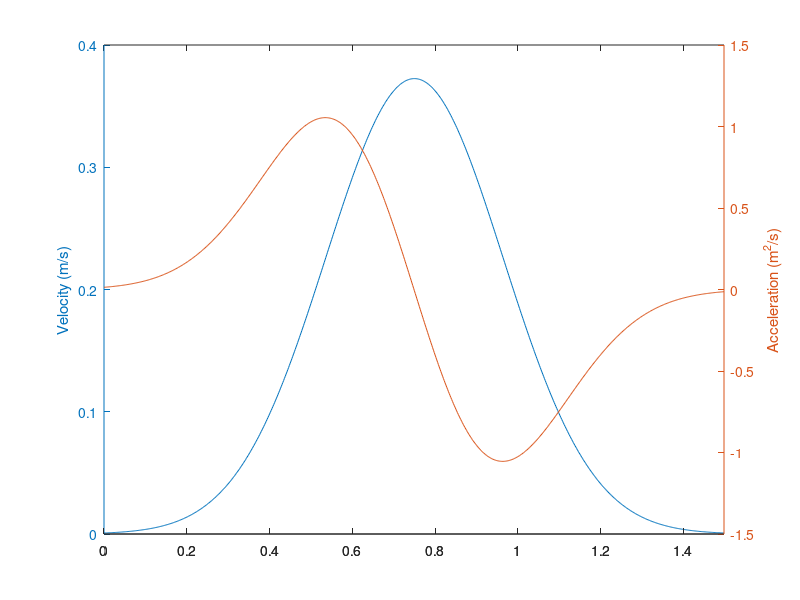

Reproduce this figure in MATLAB. (Note: this script raises an error after producing the figure.)
%%%%%%%%%%%%%%%%%%%%%%%%%%%%%%%%%%%%%%%%%%%%%%
%% LNP simulations for decision making
% Modified by HH 2017 @ UNIGE
% Adapted for the vestibular-visual multisensory heading discrimintation task
%%%%%%%%%%%%%%%%%%%%%%%%%%%%%%%%%%%%%%%%%%%%%%
tic
clear
clear global

load h

tic;

global Y_targ X_train;
rand('state',sum(100*clock))

% %{
%%%%%%%%%%%%%%%%%%%%%%%%%%%%%%%%%%%%%%%%%%%%%%%%%%%%%%%
%% Parameters
%%%%%%%%%%%%%%%%%%%%%%%%%%%%%%%%%%%%%%%%%%%%%%%%%%%%%%%

% === Switches ===
if_debug = 1;
if_test_set = 0;

% === Sizes ===
% Input layers
N_vis = 200; % Visual motion signal
prefs_vis = linspace(-180,180,N_vis);

N_vest = 200; % Vestibular motion signal
prefs_vest = linspace(-180,180,N_vis);

N_targets = 2; % Target input

% Today we decide to add a perfect integrator layer here. HH20170317 in UNIGE
% This layer has a very long time constant and feeds it's input to LIP, whereas LIP,
% which has a short time constant, keeps receiving target input but does not integrate it.
% For most part of the code, I just rename the old "_lip" stuff to "_int"
N_int = 200;
prefs_int = linspace(-180,180,N_int);

% Output layers (Real LIP layer)
N_lip = 200;
prefs_lip = linspace(-180,180,N_lip);

[~,right_targ_ind] = min(abs(prefs_lip - 90)); % Left and right for the heading task
[~,left_targ_ind] = min(abs(prefs_lip - -90));

%%%%%%%%%%%%%%%%%%%%%%%%%%%%%%%%%%%%%%%%%%%%%%%%%%%%%%%
% Decision bound
if_bounded = 1; % if_bounded = 1 means that the trial stops at the bound (reaction time version)
f_bound = @(x) max(x);
%  f_bound = @(x) abs(x(right_targ_ind)-x(left_targ_ind));
decis_thres = 33*[1 1 1]; % bound height, for different conditions
att_gain_stim_after_hit_bound = [0 0 0];
%%%%%%%%%%%%%%%%%%%%%%%%%%%%%%%%%%%%%%%%%%%%%%%%%%%%%%%

% === Times ===
dt = 2e-3; % Size of time bin in seconds
trial_dur_total = 1.7; % in s
stim_on_time = 0.2; % in s
motion_duration = 1.5; % in s

trial_dur_total_in_bins = round(trial_dur_total/dt); %% in time bins (including pre_trial_dur)
stim_on_time_in_bins = stim_on_time/dt; % Time of motion start, in time bins.

ts = ((0:trial_dur_total_in_bins-1)-stim_on_time_in_bins)*dt; % in s

if stim_on_time_in_bins>trial_dur_total_in_bins
    error('pre_trial_dur cannot be longer than trial_dur');
end

%%%%%%%%%%%%%%%%%%%%%%%%%%%%%%%%%%%%%%%%%%%%%%%%%%%
% === Stimuli ===
unique_heading = [0 1 2 4 8];
unique_condition = [1 2 3];
% unique_heading = [0 8];
% unique_condition = [3];
N_trial = 160; % For each condition
%%%%%%%%%%%%%%%%%%%%%%%%%%%%%%%%%%%%%%%%%%%%%%%%%%%


colors = [0 0 1; 1 0 0; 0 0.8 0.4];


% Parameters roughly follow the Yong Gu's MST data.
% Visual
coherence = 12;
r_spont_vis = 10;
b_pref_vis = 1.7;
b_null_vis = -0.2;
K_vis = 1.5;
K_cov_vis = 2;
var_vis = 1e-5;

% Vestibular
equivalent_conherence = 12;
r_spont_vest = 10;
b_pref_vest = 1.7;
b_null_vest = -0.2;
K_vest = 1.5;
K_cov_vest = 2;
var_vest = 1e-5;

% Parameters for MT from Mazurek and Shadlen, except width.
% K_cov_mt and var_mt controls the correlations.
%   cov_mt(j,:) = var_vis*exp(K_cov_vis*(cos((prefs_vis-prefs_vis(j))/360 *2*pi)-1));
%     w_mt = real(sqrtm(cov_mt));
%     aux_proba_in = proba_in + w_mt*randn(N_vis,1);
% r_spont_vis = 20;
% b_pref_vis = 0.4;
% b_null_vis = -0.2;
% K_vis = 4;
% K_cov_vis = 2;
% var_vis = 1e-5;

% Parameter of the activity evoked by the visual targets
max_rate_target = 42; %% in Hz
b_target = 0;
K_target = 4;
slope_norm_target=0.5;
dc_norm_target = 0.5;

% == Temporal dynamics ==
t_motion = 0:dt:trial_dur_total-stim_on_time; % in s
num_of_sigma = 3.5; amp = 0.2;
miu = motion_duration/2; sigma = motion_duration/2/num_of_sigma;
vel = exp(-(t_motion-miu).^2/(2*sigma^2));
vel = vel*amp/sum(vel*dt) ; % in m/s. Normalized to distance
acc = diff(vel)/dt; % in m/s^2

% To make sure t_motion, vel, and acc have the same length
t_motion(end) = [];
vel(end) = [];

% Gains
% Maybe should be set such that gain_vis:gain_vest = (integral of abs(a))/(integral of v)  
gain_vel_vis = 7; % (m/s)^-1
gain_acc_vest = 2; %  gain_vel_vis * sum(vel)/sum(abs(acc)); % (m^2/s)^-1

if if_debug
    figure(111);clf
    set(gcf,'name','Motion profile','uni','norm','pos',[0.632       0.381       0.358       0.403]);
    h = plotyy(t_motion,vel,t_motion,acc);
    ylabel(h(1),'Velocity (m/s)');
    ylabel(h(2),'Acceleration (m^2/s)');
end


% === Network configuration ===

% -- Time constant for integration
time_const_int = 10000e-3; % in s
time_const_lip = 100e-3; % in s

% -- Visual to INTEGRATOR
g_w_int_vis = 7;
dc_w_int_vis = -0;

K_int_vis = 5; % Larger, narrower
K_int_vis_along_vis = 0.1; % Larger, wider
gain_func_along_vis = @(x) (1./(1+exp(-(abs(90-abs(90-abs(x))))/K_int_vis_along_vis))-0.5)*2;

% -- Vestibular to INTEGRATOR
g_w_int_vest = g_w_int_vis;
dc_w_int_vest = dc_w_int_vis;

K_int_vest = K_int_vis;
K_int_vest_along_vest = K_int_vis_along_vis;
gain_func_along_vest = @(x) (1./(1+exp(-(abs(90-abs(90-abs(x))))/K_int_vest_along_vest))-0.5)*2;

% --- Targets to LIP ----
g_w_lip_targ= 10;
K_lip_targ= 5;
att_gain_targ = 0.7; % Drop in attention to visual target once motion stimulus appears.

% % --- Recurrent connectivity in INTEGRATOR
% %%%%%%%%%%%%%%%%%%%%%%%%%%%%%%%%%%%%%%
% g_w_int_int = 35;
% K_int_int = 10;
% dc_w_int_int = -11;
%
% amp_I_int = 0;  % Mexico hat shape
% K_int_I = 2;
% %%%%%%%%%%%%%%%%%%%%%%%%%%%%%%%%%%%%%%
%
% % Input-output function of INTEGRATOR
bias_int = 0;
threshold_int = 0.0;

% --- INTEGRATOR to the real LIP
%%%%%%%%%%%%%%%%%%%%%%%%%%%%%%%%%%%%%%
g_w_lip_int = 12;
K_lip_int = 5;
dc_w_lip_int = -4.2;

amp_I_lip_int = 0;  % Mexico hat shape
K_lip_int_I = 2;
%%%%%%%%%%%%%%%%%%%%%%%%%%%%%%%%%%%%%%

% --- LIP recurrent connection
%%%%%%%%%%%%%%%%%%%%%%%%%%%%%%%%%%%%%%
g_w_lip_lip = 10;
K_lip_lip = 20;
dc_w_lip_lip = -8;

amp_I_lip = 0;  % Mexico hat shape
K_lip_I = 2;
%%%%%%%%%%%%%%%%%%%%%%%%%%%%%%%%%%%%%%

% Input-output function of LIP
bias_lip = 0;
threshold_lip = 0.0;


% === For statistics ===

shuffle_flag = 0; %shuffles trials and computes shuffled Fisher information
info_out_flag = 1; %controls whether Fisher information in the output layer is being computed
info_in_flag = 1; %controls whether Fisher information in the input layer is being computed

% duration of the window used to compute Fisher information
fisher_wind_size = 50;
fisher_wind_offset = 0;
fisher_N_window = 4;

%%%%%%%%%%%%%%%%%%%%%%%%%%%%%%%%%%%%%%%%%%%%%%%%%%%%%%%
% Variable initialization (I moved here)
%%%%%%%%%%%%%%%%%%%%%%%%%%%%%%%%%%%%%%%%%%%%%%%%%%%%%%%

% I reorganized the variable naming and storage conventions. HH20170302
% All data have the size of (neurons, time, trial, stimuli){train/test}
% Three types of data are used:
% 1. firing rate in Hz (rate_xxx),
% 2. firing probability for each bin (proba_xxx),
% 3. binary spike train for each bin (spikes_xxx)
% The network dynamics are computed like: Rate_in --> Prob_in --> Spike_in --> Spike_out --> Rate_out

aux1_rate_int = zeros(N_int,trial_dur_total_in_bins+2);
aux2_rate_int = zeros(N_int,trial_dur_total_in_bins+2);

decision_ac = zeros(N_int,trial_dur_total_in_bins+2);

spikes_target = cell(2,1); spikes_vis = cell(2,1); spikes_vest = cell(2,1);
rate_int = cell(2,1); spikes_int = cell(2,1);
rate_lip = cell(2,1); spikes_lip = cell(2,1);

spikes_count_vis = cell(2,1); spikes_count_vest = cell(2,1); proba_count_int = cell(2,1); spikes_count_int = cell(2,1);

for m = 1:if_test_set+1 % Train and Test
    
    % Raw data
    spikes_target{m} = zeros(N_lip,trial_dur_total_in_bins,N_trial,length(unique_heading),length(unique_condition));
    spikes_vis{m} = zeros(N_vis,trial_dur_total_in_bins,N_trial,length(unique_heading),length(unique_condition));
    spikes_vest{m} = zeros(N_vest,trial_dur_total_in_bins,N_trial,length(unique_heading),length(unique_condition));
    
    rate_int{m} = zeros(N_int,trial_dur_total_in_bins,N_trial,length(unique_heading),length(unique_condition));
    spikes_int{m} = zeros(N_int,trial_dur_total_in_bins,N_trial,length(unique_heading),length(unique_condition));
    rate_lip{m} = zeros(N_lip,trial_dur_total_in_bins,N_trial,length(unique_heading),length(unique_condition));
    spikes_lip{m} = zeros(N_lip,trial_dur_total_in_bins,N_trial,length(unique_heading),length(unique_condition));
    
    % Spike count in sliding windows for Fisher information
    spikes_count_vis{m} = nan(N_vis, fisher_N_window, N_trial,length(unique_heading),length(unique_condition));
    spikes_count_vest{m} = nan(N_vest, fisher_N_window, N_trial,length(unique_heading),length(unique_condition));
    proba_count_int{m} = nan(N_int, fisher_N_window, N_trial, length(unique_heading),length(unique_condition));
    spikes_count_int{m} = nan(N_int, fisher_N_window, N_trial, length(unique_heading),length(unique_condition));
    if shuffle_flag==1
        spikes_count_int_shuff{m} = zeros(N_int, fisher_N_window, N_trial, length(unique_heading),length(unique_condition));
    end
    
end

% Output variables
RT = (trial_dur_total-stim_on_time) * ones(N_trial,length(unique_heading),length(unique_condition));

%  Network connections
w_int_vis = zeros(N_int,N_vis);
w_int_vest = zeros(N_int,N_vest);
% w_int_targ = zeros(N_int,N_int); % Not N_target, but N_int (supposing the same number as the lip neurons)
w_lip_targ = zeros(N_lip,N_lip); % Now integration layer does not receive target input, but LIP layer does. HH20170317
w_int_int = zeros(N_int,N_int);
w_lip_int = zeros(N_lip,N_int);
w_lip_lip = zeros(N_lip,N_lip);


for nn=1:N_int
    
    % -- VIS->Int, Vest->Int --
%     w_int_vis(nn,:) = g_w_int_vis/N_vis *(exp(K_int_vis * (cos((prefs_int(nn)-(-90*(prefs_vis<0)+90*(prefs_vis>0)))/180*pi)-1)))...
%         .* abs(sin(prefs_vis/180*pi))... % Gaussian(theta_int - +/-90) * Sin(heading)
%         + dc_w_int_vis/N_vis;   % Offset
%     w_int_vest(nn,:) = g_w_int_vest/N_vest *(exp(K_int_vest * (cos((prefs_int(nn)-(-90*(prefs_vest<0)+90*(prefs_vest>0)))/180*pi)-1)))...
%         .* abs(sin(prefs_vest/180*pi))... % Gaussian(theta_int - +/-90) * Sin(heading)
%         + dc_w_int_vest/N_vest;   % Offset
    
    % Added a K_int_vis_sin factor to tweak the slices of weight matrix along the vis/vest axis (sigmoid --> step)
    w_int_vis(nn,:) = g_w_int_vis/N_vis *(exp(K_int_vis * (cos((prefs_int(nn)-(-90*(prefs_vis<0)+90*(prefs_vis>0)))/180*pi)-1)))...
        .* gain_func_along_vis(prefs_vis)... % Gaussian(theta_int - +/-90) * Sin(heading)
        + dc_w_int_vis/N_vis;   % Offset
    w_int_vest(nn,:) = g_w_int_vest/N_vest *(exp(K_int_vest * (cos((prefs_int(nn)-(-90*(prefs_vest<0)+90*(prefs_vest>0)))/180*pi)-1)))...
        .* gain_func_along_vest(prefs_vest) ... % Gaussian(theta_int - +/-90) * Sin(heading)
        + dc_w_int_vest/N_vest;   % Offset
    
    % -- Int->Int --
    %     w_int_int(nn,:) = g_w_int_int/N_int*...   %  Integrator recurrent
    %         ((exp(K_int_int*(cos((prefs_int-prefs_int(nn))/360*2*pi)-1)))-...
    %         amp_I_int*(exp(K_int_I*(cos((prefs_int-prefs_int(nn))/360*2*pi)-1))))...
    %         + dc_w_int_int/N_int;
end

for nn=1:N_lip
    
    % -- Targ->LIP --
    w_lip_targ(nn,:) = g_w_lip_targ/N_int *(exp(K_lip_targ*(cos((prefs_lip-prefs_lip(nn))/360 *2*pi)-1)));  %  Target input

    % -- Int->LIP --
    w_lip_int(nn,:) = g_w_lip_int/N_int*...
        ((exp(K_lip_int*(cos((prefs_int-prefs_lip(nn))/360*2*pi)-1)))-...
        amp_I_lip_int*(exp(K_lip_int_I*(cos((prefs_int-prefs_lip(nn))/360*2*pi)-1))))...
        + dc_w_lip_int/N_int;
    
    % -- LIP->LIP --
    w_lip_lip(nn,:) = g_w_lip_lip/N_lip*...
        ((exp(K_lip_lip*(cos((prefs_lip-prefs_lip(nn))/360*2*pi)-1)))-...
        amp_I_lip*(exp(K_lip_I*(cos((prefs_lip-prefs_lip(nn))/360*2*pi)-1))))...
        + dc_w_lip_lip/N_lip;
end

if if_debug
    figure(90); clf;
    set(gcf,'uni','norm','pos',[0.006       0.099       0.779       0.766],'name','Weights & Raster plot');
    
    subplot(4,3,1);
    imagesc(prefs_lip,prefs_lip,w_lip_lip'); colorbar; axis  xy; title('LIP->LIP');
    xlabel('\theta_{lip}'); ylabel('\theta_{lip}'); 
    set(gca,'xtick',-180:90:180); 
    hold on; plot(prefs_lip,w_lip_lip(:,end/2)/range(w_lip_lip(:,end/2))*100,'linew',3,'color','c');
    plot(xlim,[0 0],'--c');
    
    subplot(4,3,4);
    imagesc(prefs_lip,prefs_int,w_lip_int'); colorbar; axis  xy; title('Int->LIP');
    xlabel('\theta_{lip}'); ylabel('\theta_{int}');
    set(gca,'xtick',-180:90:180);
    hold on; plot(prefs_lip,w_lip_int(:,end/2)/range(w_lip_int(:,end/2))*100,'linew',3,'color','c');
    plot(xlim,[0 0],'--c');
    
    subplot(4,3,7);
    % surf(prefs_int,prefs_int,w_int_int');
    imagesc(prefs_int,prefs_int,w_int_int');    colorbar; axis xy; title('Int->Int');
    xlabel('\theta_{int}'); ylabel('\theta_{int}');
    set(gca,'xtick',-180:90:180,'ytick',-180:90:180);
    hold on; plot(prefs_int,w_int_int(:,end/2)/range(w_int_int(:,end/2))*100,'linew',3,'color','c');
    plot(xlim,[0 0],'--c');
    
    %     subplot(4,3,7);
    %     imagesc(prefs_int,prefs_vest,w_int_vest'); colorbar; axis  xy; title('Vest->Int');
    %     xlabel('\theta_{int}'); ylabel('\theta_{vest}'); ylim([-20 20]);
    %     set(gca,'xtick',-180:90:180);
    
    subplot(4,3,10);
    imagesc(prefs_int,prefs_vis,w_int_vis'); colorbar; axis  xy; title('Vis/Vest->Int');
    xlabel('\theta_{int}'); ylim([-20 20]);
    set(gca,'xtick',-180:90:180);
    hold on; plot(prefs_int,w_int_vis(:,end/2)/max(w_int_vis(:,end/2))*20,'linew',3,'color','c');
    plot(xlim,[0 0],'--c');
    
    temp_ax = axes('Pos',[0.05 0.124 0.053 0.134]);
    plot(prefs_vis,gain_func_along_vis(prefs_vis)); hold on;
    plot([-20 -20],ylim,'r-'); plot([20 20],ylim,'r-');
    view(270,90);     set(gca,'xtick',-180:90:180);
    xlabel('\theta_{vis/vest}');
    
    colormap hot;
end

%  Sensory correlation matrix
[xx,yy] = meshgrid(prefs_vis,prefs_vis);
cov_vis = var_vis*exp(K_cov_vis*(cos((xx-yy)/360 *2*pi)-1));

[xx,yy] = meshgrid(prefs_vest,prefs_vest);
cov_vest = var_vest*exp(K_cov_vest * (cos((xx-yy)/360 *2*pi)-1));

w_cov_vis = real(sqrtm(cov_vis));
w_cov_vest = real(sqrtm(cov_vest));


%%%%%%%%%%%%%%%%%%%%%%%%%%%
%% Main loop
%%%%%%%%%%%%%%%%%%%%%%%%%%%
count = 1;

for cc = 1:length(unique_condition)
    for hh = 1:length(unique_heading)  % Motion directions
        
        % ==== Not trial- or time- dependent stuffs ===
        stim_this = unique_heading(hh);
        cond_this = unique_condition(cc);
        
        fprintf('cond = %g, heading = %g\n  ',cond_this, stim_this);
        
        % -- Sensory responses --
        % proba_vis: proba of firing of visual neurons in response to motion
        max_rate_vis = r_spont_vis + b_pref_vis * coherence;
        b_vis = r_spont_vis + b_null_vis * coherence;
        proba_vis = ((max_rate_vis-b_vis)*exp(K_vis*(cos((prefs_vis'-stim_this)/360*2*pi)-1))+b_vis)*dt;
        
        %     max_rate_vest = r_spont_vest + b_pref_vis * coherence;
        %     b_vis = r_spont_vis + b_null_vis * coherence;
        
        % Vestibular response does not depend on coherence.
        % Here I just set the vestibular activity similar to visual response under 'equivalent_coh' coh
        max_rate_vest = r_spont_vest + b_pref_vest * equivalent_conherence;
        b_vest = r_spont_vest + b_null_vest * equivalent_conherence;
        proba_vest = ((max_rate_vest-b_vest)*exp(K_vest*(cos((prefs_vest'-stim_this)/360*2*pi)-1))+b_vest)*dt;
        
        %         % -- Stimulus condition selection --
        %         if cond_this == 1
        %             proba_vis = 0*proba_vis; % Shut down visual activity (but there are still noisy spikes if select here)
        %         elseif cond_this ==2
        %             proba_vest = 0*proba_vest; % Shut down vestibular activity
        %         end
        
        if if_debug
            figure(91);clf;
            plot(prefs_vis,proba_vis/dt,'r');
            plot(prefs_vest,proba_vest/dt,'b');
            title('Sensory population tuning');
        end
        
        % proba_targ: proba of firing of target neurons in response to visual targets
        
        % pos_targ = stim_this + [0:360/N_targets:359.9];
        pos_targ = [-90 90]; % Always these two for fine discrimination task. HH2017
        
        proba_target_tuning = zeros(N_lip,1);
        for nn=1:N_targets
            proba_target_tuning = proba_target_tuning + ((max_rate_target-b_target)*...
                exp(K_target*(cos((prefs_lip'-pos_targ(nn))/360*2*pi)-1))+b_target)*dt;
        end
        proba_target_tuning = proba_target_tuning/(slope_norm_target*(N_targets/2)+dc_norm_target);   %  Divisive normalization
        
        
        % === Begin trials ===
        for mm = 1:if_test_set+1 % Train and test sets
            for tt = 1:N_trial % For each trial
                
                if round(tt/50)==tt/50
                    fprintf('%d  ',tt);
                end
                
                % == Generate input spike trains ==
                
                %                 % -- Target input spike train --
                %                 % Note that trial_dur_total now includes the pre-trial time.
                %                 % There is no need (actually erroneous?) to separate pre-trial and trial.
                %                 % Because in this case, the INTEGRATOR dynamics are missing during pre-trial,
                %                 % and the MT's noise term was also missing.
                %
                %                 % Ohh, I got it. We don't want to accumulate target information during pre-trial,
                %                 % so we deliberately ignore INTEGRATOR dynamics during that period (although a little bit weird)!!
                
                aux_proba_target = proba_target_tuning*ones(1,trial_dur_total_in_bins); % Expand along the time axis
                spikes_target{mm}(:,:,tt,hh,cc) = rand(N_lip,trial_dur_total_in_bins)<(aux_proba_target);
                
                % -- Visual input spike train --
                % The stim_on_time controls when motion information comes in.
                % aux_proba_vis = proba_vis*[zeros(1,stim_on_time) ones(1,trial_dur_total-stim_on_time)]...
                %    + w_cov_vis*randn(N_vis,trial_dur_total);
                
                % Temporal dynamics added. HH2017
                aux_proba_vis = proba_vis*[zeros(1,stim_on_time_in_bins) vel*gain_vel_vis]...
                    + w_cov_vis*randn(N_vis,trial_dur_total_in_bins) ...
                    .*repmat([zeros(1,stim_on_time_in_bins) ones(size(vel))],N_vis,1);
                
                % -- Vestibular ---
                % With the temporal gain of abs(acc)
                aux_proba_vest = proba_vest*[zeros(1,stim_on_time_in_bins) abs(acc)*gain_acc_vest]...
                    + w_cov_vest*randn(N_vest,trial_dur_total_in_bins) ...
                    .*repmat([zeros(1,stim_on_time_in_bins) ones(size(vel))],N_vis,1);
                
                % -- Stimulus condition selection --
                if cond_this == 1
                    aux_proba_vis = 0*aux_proba_vis; % Shut down visual activity
                elseif cond_this ==2
                    aux_proba_vest = 0*aux_proba_vest; % Shut down vestibular activity
                end
                
                spikes_vis{mm}(:,1:trial_dur_total_in_bins,tt,hh,cc)= rand(N_vis,trial_dur_total_in_bins)<(aux_proba_vis);
                spikes_vest{mm}(:,1:trial_dur_total_in_bins,tt,hh,cc)= rand(N_vest,trial_dur_total_in_bins)<(aux_proba_vest);
                
                % -- Reset the attention for motion stimuli --
                att_gain_stim = 1; % Drop in attention to motion stimuli due to hitting whatever decision bound.
                
                %                 % == Override INTEGRATOR dynamics during pre-trial by setting the spikes manually (weird thing) ==
                % !! Now we have the dedicated INTEGRATION layer so we can use all the dynamics from the very beginning. HH20170317
                
                %                 rate_int{mm}(:,1:stim_on_time_in_bins,tt,hh,cc) = aux_proba_target(:,1:stim_on_time_in_bins) / dt;
                %                 spikes_int{mm}(:,1:stim_on_time_in_bins,tt,hh,cc) = spikes_target{mm}(:,1:stim_on_time_in_bins,tt,hh,cc);
                %
                %                 aux1_rate_int(:,stim_on_time_in_bins) = rate_int{mm}(:,stim_on_time_in_bins,tt,hh,cc);
                %                 aux2_rate_int(:,stim_on_time_in_bins) = 0;
                
                % == Real network dynamics after stimlus onset ==
                %                 k = stim_on_time_in_bins; % Time begins at stim_on_time
                k = 1;  % Time begins at the very beginning
                
                while k<=trial_dur_total_in_bins-1
                    
                    %                     % -- I don't understand yet why there are two variables aux1 and aux2 --
                    %                     aux1_rate_int(:,k+1) = (1-dt/time_const_vis)*aux1_rate_int(:,k)...   %  Self dynamics.  in Hz!
                    %                         + 1/time_const_vis*(...
                    %                         att_gain_stim * w_int_vis * spikes_vis{mm}(:,k,tt,hh,cc)...     %  Visual input
                    %                         + att_gain_stim * w_int_vest * spikes_vest{mm}(:,k,tt,hh,cc)...     % Vestibular input
                    %                         ... % + att_gain_targ * w_int_targ * spikes_target{mm}(:,k,tt,hh,cc)...  % No longer here. HH20170317
                    %                         );             %  Target visual input (att_gain2 has been set to 0)
                    %
                    %                     aux2_rate_int(:,k+1) = (1-dt/time_const_int)*aux2_rate_int(:,k)+...  %  Self dynamics.  in Hz!
                    %                         +1/time_const_int*(w_int_int*spikes_int{mm}(:,k,tt,hh,cc));  %  INTEGRATOR recurrent. in Hz!
                    %
                    %                     rate_int{mm}(:,k+1,tt,hh,cc) = aux1_rate_int(:,k+1) + aux2_rate_int(:,k+1) + bias_int;  %  Bias term: b_out
                    %
                    
                    % -- Update INTEGRATOR layer --
                    %                     rate_int{mm}(:,k+1,tt,hh,cc) = bias_int + (1-dt/time_const_int)*rate_int{mm}(:,k,tt,hh,cc)...   %  Self dynamics.  in Hz!
                    %                         + 1/time_const_int * (...
                    %                               w_int_int * spikes_int{mm}(:,k,tt,hh,cc)... %  INTEGRATOR recurrent
                    %                             + att_gain_stim * w_int_vis * spikes_vis{mm}(:,k,tt,hh,cc)...     %  Visual input
                    %                             + att_gain_stim * w_int_vest * spikes_vest{mm}(:,k,tt,hh,cc)...     % Vestibular input
                    %                         ... % + att_gain_targ * w_int_targ * spikes_target{mm}(:,k,tt,hh,cc)...  % No longer here. HH20170317
                    %                         );
                    
                    % Just let the INTEGRATOR to be ideal. (straight sum) 
                    rate_int{mm}(:,k+1,tt,hh,cc) = rate_int{mm}(:,k,tt,hh,cc)...   %  Self dynamics.  in Hz!
                        + att_gain_stim * w_int_vis * spikes_vis{mm}(:,k,tt,hh,cc)...     %  Visual input
                        + att_gain_stim * w_int_vest * spikes_vest{mm}(:,k,tt,hh,cc);     % Vestibular input
                    
                    % -- Update LIP layer --
                    rate_lip{mm}(:,k+1,tt,hh,cc) = bias_lip + (1-dt/time_const_lip)*rate_lip{mm}(:,k,tt,hh,cc)...   %  Self dynamics.  in Hz!
                        + 1/time_const_lip * (...
                          w_lip_lip * spikes_lip{mm}(:,k,tt,hh,cc)...  %  LIP recurrent
                        + att_gain_targ * w_lip_targ * spikes_target{mm}(:,k,tt,hh,cc)...  % Target input moved here. HH20170317
                        + w_lip_int * spikes_int{mm}(:,k,tt,hh,cc)... %  INTEGRATOR->LIP
                        );
                    
                    
                    % -- Turn rate to binary spike for the next step --
                    spikes_int{mm}(:,k+1,tt,hh,cc)  = (rand(N_int,1) < dt*(rate_int{mm}(:,k+1,tt,hh,cc)-threshold_int));
                    spikes_lip{mm}(:,k+1,tt,hh,cc)  = (rand(N_lip,1) < dt*(rate_lip{mm}(:,k+1,tt,hh,cc)-threshold_lip));
                    
                    % -- Variable used for stopping the integration --
                    
                    %{
                    if mm == 1 % Only apply to train set
                        decision_ac(:,k+1) = rate_int{mm}(:,k+1,tt,hh,cc);
                        %          decision_ac(:,k+1) = (1-delta_t/time_const_out)*decision_ac(:,k+1)+...
                        %                               +1/time_const_out*((w_oo-dc_w_oo)*spikes_out{1}(:,k));
                        
                        % -- Termination --
                        if ((range(if_bounded*decision_ac(:,k+1)) > decis_thres) && (RT(tt,hh,cc)==0)) || (k==trial_dur_total_in_bins-1)
                            RT(tt,hh,cc) = k;
                            if k>fisher_wind_size-1   %  Enough data for Fisher info of at least one window
                                last_spikes__last_Fisher_win(:,count) = sum(spikes_int{1}(:,k-fisher_wind_size+1:k)')';
                            else
                                last_spikes__last_Fisher_win(:,count) = sum(spikes_int{1}(:,1:k)')';
                            end
                            last_proba(:,count) = rate_int{mm}(:,k,tt,hh,cc);
                            k=trial_dur_total_in_bins;  %  Terminate trial immediately
                        end
                    end
                    %}
                    
                    if mm == 1 % Only apply to train set
                        decision_ac(:,k+1) = rate_lip{mm}(:,k+1,tt,hh,cc);
                        %          decision_ac(:,k+1) = (1-delta_t/time_const_out)*decision_ac(:,k+1)+...
                        %                               +1/time_const_out*((w_oo-dc_w_oo)*spikes_out{1}(:,k));
                        
                        % -- Termination --
                        if if_bounded && k*dt>stim_on_time && att_gain_stim == 1 && (f_bound(decision_ac(:,k+1)) > decis_thres(unique_condition(cc)))
                            % Set the attention for motion stimuli to zero
                            att_gain_stim = att_gain_stim_after_hit_bound(unique_condition(cc));
                            RT(tt,hh,cc) = (k-stim_on_time_in_bins)*dt;
                            % last_proba(:,count) = rate_int{mm}(:,k,tt,hh,cc);
                        end
                    end
                    
                    k=k+1;
                end  % of network dynamics
                
                %{
            %%% collect spike and firing probabilities for Tin and Tout neurons
            
            proba_out_av1 = proba_out_av1 + rate_int{1};
            proba_out50(count,:) = rate_int{1}(50,:);
            proba_out75(count,:) = rate_int{1}(75,:);
            proba_out100(count,:) = rate_int{1}(100,:);
            spikes_out50(count,:) = spikes_int{1}(50,:);
            spikes_out75(count,:) = spikes_int{1}(75,:);
            spikes_out100(count,:) = spikes_int{1}(100,:);
            spikes_in50(count,:) = spikes_vis{1}(50,:);
            
            %%%%%%%%%%%%%%%%%%%%%%%%%%%%%%%%%%%%%%%%%%%%%%%%%%%%%%%%%%%%%%%%%%%%
            %% training and testing data. Spike counts and average probabilities.
            %% size nu_unit x 2 N_trial (N_trial for each of the 2 positions)
            %%%%%%%%%%%%%%%%%%%%%%%%%%%%%%%%%%%%%%%%%%%%%%%%%%%%%%%%%%%%%%%%%%%%
            spikes_in_trial11(:,count) = sum(spikes_vis{1}')';
            spikes_in_trial12(:,count) = sum(spikes_vis{2}')';
            
            spikes_out_trial01(:,count) = sum(spikes_int{1}')';
            spikes_out_trial02(:,count) = sum(spikes_int{2}')';
            
            proba_out_trial01(:,count) = sum(rate_int{1}(:,1:trial_dur_total)')'/fisher_wind_size;
            proba_out_trial02(:,count) = sum(rate_int{2}(:,1:trial_dur_total)')'/fisher_wind_size;
            
            %%%%%%%%%%%%%%%%%%%%%%%%%%%%%%%%%%%%%%%%%%%%%%%%%%%%%%%%%%%%%%%%%%%%
            %% collect counts in small time windows
            %% m=1 training data, m=2 testing data
            %%%%%%%%%%%%%%%%%%%%%%%%%%%%%%%%%%%%%%%%%%%%%%%%%%%%%%%%%%%%%%%%%%%%
            
            for n=1:fisher_N_window
                proba_count_int{m,n}(:,count)= ...
                    sum(rate_int{m}(:,fisher_wind_offset+fisher_wind_size*(n-1)+1:fisher_wind_size*n)')'/fisher_wind_size;
                spikes_count_int{m,n}(:,count)= ...
                    sum(spikes_int{m}(:,fisher_wind_offset+fisher_wind_size*(n-1)+1:fisher_wind_size*n)')';
                spikes_count_vis{m,n}(:,count)= ...
                    sum(spikes_vis{m}(:,1:fisher_wind_offset+fisher_wind_size*n)')';
            end
                %}
                count = count+1;
            end % of trial
        end % of train/test
        
        fprintf('\n');
        
    end % of heading
end % of stimulus condition


%% == Plotting example network activities ==
to_plot_heading = length(unique_heading);
to_plot_cond = length(unique_condition);

rate_real_vis_aver = nanmean(spikes_vis{1}(:,:,:,to_plot_heading,to_plot_cond),3)/dt;
rate_real_vest_aver = nanmean(spikes_vest{1}(:,:,:,to_plot_heading,to_plot_cond),3)/dt;
rate_expected_int_aver = nanmean(rate_int{1}(:,:,:,to_plot_heading,to_plot_cond),3);
rate_expected_lip_aver = nanmean(rate_lip{1}(:,:,:,to_plot_heading,to_plot_cond),3);
rate_real_int_aver = nanmean(spikes_int{1}(:,:,:,to_plot_heading,to_plot_cond),3)/dt;
rate_real_lip_aver = nanmean(spikes_lip{1}(:,:,:,to_plot_heading,to_plot_cond),3)/dt;
rate_real_targ_aver = nanmean(spikes_target{1}(:,:,:,to_plot_heading,to_plot_cond),3)/dt;

% %{
%%  ====== Animation ======
figure(1001); clf

for ttt = 1:10:length(ts)

    % INTEGRATOR layer
    subplot(2,2,1);
    plot(prefs_int,rate_expected_int_aver(:,ttt)); hold on;
    plot(prefs_int,rate_real_int_aver(:,ttt),'r');  hold off;
    axis(gca,[min(prefs_int) max(prefs_int) min(rate_expected_int_aver(:)) max(rate_expected_int_aver(:))*2]);
    title(sprintf('Integrator, heading = %g, cond = %g, aver %g trials',unique_heading(to_plot_heading),unique_condition(to_plot_cond),N_trial));

    % LIP layer
    subplot(2,2,2);
    plot(prefs_lip,rate_expected_lip_aver(:,ttt)); hold on;
    plot(prefs_lip,rate_real_lip_aver(:,ttt),'r');  hold off;
    axis(gca,[min(prefs_lip) max(prefs_lip) min(rate_expected_lip_aver(:)) max(rate_expected_lip_aver(:))*2]);
    title(sprintf('LIP, t = %g',ttt*dt*1000));

    % Visual layer
    subplot(2,2,3);
    plot(prefs_int,aux_proba_vis(:,ttt)/dt); hold on;
    plot(prefs_int,rate_real_vis_aver(:,ttt),'r'); hold off; 
    axis(gca,[min(prefs_int) max(prefs_int) min(aux_proba_vis(:)/dt) max(aux_proba_vis(:)/dt)*2]);
    title('Visual');
    
    % Target layer
    subplot(2,2,4);
    plot(prefs_lip,proba_target_tuning/dt); hold on; 
    plot(prefs_lip,rate_real_targ_aver(:,ttt),'r'); hold off; 
    axis(gca,[min(prefs_lip) max(prefs_lip) min(proba_target_tuning(:)/dt) max(proba_target_tuning(:)/dt)*2]);
    title('Target');

    drawnow;
end


%}

%% ====== Raster plot ======
if if_debug
    figure(90);
    
    subplot(4,3,[2 3]);
    imagesc(ts,prefs_lip,rate_real_lip_aver*dt); axis xy;
    ylabel('LIP');
    title(sprintf('Firing prob. for each bin, averaged over %g trials, cond = %g, heading = %g',...
        N_trial,unique_condition(to_plot_cond),unique_heading(to_plot_heading)));  colorbar
    
    subplot(4,3,[5 6]);
    imagesc(ts,prefs_int,rate_real_int_aver*dt); axis xy; colorbar
    ylabel('INTEGRATOR');
    
    subplot(4,3,[8 9]);
    imagesc(ts,prefs_vest,rate_real_vest_aver*dt); axis xy; colorbar
    ylabel('Vest');
    
    subplot(4,3,[11 12]);
    imagesc(ts,prefs_vis,rate_real_vis_aver*dt); axis xy; colorbar
    ylabel('Vis');
    
end
%}

% ====== Example Pref and Null traces ======
%%{
set(figure(1002),'name','Example PSTHs'); clf;
set(gcf,'uni','norm','pos',[0.003       0.039       0.555       0.878]);

for cc = 1:length(unique_condition)
    % --- LIP ---
    subplot(3,2,2*unique_condition(cc)-1);
    
    for trialtoplot = 1:ceil(N_trial/10):N_trial
        plot(ts,rate_lip{1}(right_targ_ind,:,trialtoplot,to_plot_heading,cc),'color',colors(unique_condition(cc),:),'linewid',2); hold on;
        plot(ts,rate_lip{1}(left_targ_ind,:,trialtoplot,to_plot_heading,cc),'--k','linewid',1);
    end
    plot(t_motion,vel/max(vel)*max(ylim)/3,'k--');
    axis tight;
    
    if if_bounded
        plot(xlim,[decis_thres(unique_condition(cc)) decis_thres(unique_condition(cc))],'c--');
%         ylim([min(ylim),decis_thres(k)*1.1]);
    end
    
    title(sprintf('rate\\_lip, heading = %g, coh = %g',unique_heading(to_plot_heading),coherence));
    
    % --- Int ---
    subplot(3,2,2*unique_condition(cc));
    
    for trialtoplot = 1:ceil(N_trial/10):N_trial
        plot(ts,rate_int{1}(right_targ_ind,:,trialtoplot,to_plot_heading,cc),'color',colors(unique_condition(cc),:),'linewid',2); hold on;
        plot(ts,rate_int{1}(left_targ_ind,:,trialtoplot,to_plot_heading,cc),'--k','linewid',1);
    end
    plot(t_motion,vel/max(vel)*max(ylim)/3,'k--');
    axis tight;
    
%     if if_bounded
%         plot(xlim,[decis_thres(unique_condition(cc)) decis_thres(unique_condition(cc))],'c--');
% %         ylim([min(ylim),decis_thres*1.1]);
%     end
    
    title(sprintf('rate\\_int, heading = %g, coh = %g',unique_heading(to_plot_heading),coherence));
    
    
    %     subplot(3,2,2);
    %     plot(ts,nanmean(rate_lip{1}(right_targ_ind,:,:,to_plot_heading,cc),3)...
    %         -nanmean(rate_lip{1}(left_targ_ind,:,:,to_plot_heading,cc),3),'color',colors(unique_condition(cc),:),'linew',2);
    %     hold on;
    %     title(sprintf('averaged of all %g trials (correct + wrong), pref-null',N_trial));
    %     axis tight;
end

%}

% ====== Behavior performance ======
%%{
figure(99); clf; hold on; axis([-8 8 0 1]);
set(gcf,'name','Behavior','uni','norm','pos',[0.32       0.071       0.357        0.83]);

% Psychometric
subplot(2,1,1);
for cc = 1:length(unique_condition)
    % Make decisions
    rate_int_at_decision = squeeze(rate_lip{1}(:,end,:,:,cc)); % Using lip
    
    [~, pos_max_rate_int_at_decision] = max(rate_int_at_decision,[],1);
    choices{cc} = prefs_int(shiftdim(pos_max_rate_int_at_decision)) >= 0; % 1 = rightward, 0 = leftward
    
    % I just flip the psychometric curve to the negative headings
    psychometric = [unique_heading' sum(reshape(choices{cc},[],length(unique_heading)),1)'/N_trial];
    fake_psy = flipud(psychometric(unique_heading>0,:));
    fake_psy(:,1) = -fake_psy(:,1);
    fake_psy(:,2) = 1-fake_psy(:,2);
    psychometric = [fake_psy ; psychometric];
    
    plot(psychometric(:,1),psychometric(:,2),'o','color',colors(unique_condition(cc),:),'markerfacecolor',colors(unique_condition(cc),:),'markersize',13); % Psychometric
    hold on;
    xxx = -max(unique_heading):0.1:max(unique_heading);
    
    [bias, threshold] = cum_gaussfit_max1(psychometric);
    psycho(cc,:) = [bias,threshold];
    plot(xxx,normcdf(xxx,bias,threshold),'-','color',colors(unique_condition(cc),:),'linewid',4);
    
    set(text(min(xlim),0.4+0.1*cc,sprintf('threshold = %g\n',threshold)),'color',colors(unique_condition(cc),:));
end

if length(unique_condition) == 3
    pred_thres = (psycho(1,2)^(-2)+psycho(2,2)^(-2))^(-1/2);
    set(text(min(xlim),0.4+0.1*(cc+1),sprintf('pred = %g\n',pred_thres)),'color','k');
end

% Chronometric
subplot(2,1,2);
for cc = 1:length(unique_condition)
    % Make decisions
    RT_this_cc_mean = mean(RT(:,:,cc),1);
    RT_this_cc_se = std(RT(:,:,cc),[],1);
    
    errorbar(unique_heading+(cc-2)*0.2,RT_this_cc_mean,RT_this_cc_se,'o-','color',colors(unique_condition(cc),:),...
        'markerfacecolor',colors(unique_condition(cc),:),'markersize',10,'linew',2);
    hold on;
end
plot(vel/max(vel)*max(xlim)/5,t_motion,'k--');
title(sprintf('RT, all trials (correct + wrong), Bound = %s',num2str(decis_thres)));

%}

%% ===== Averaged PSTH, different angles =====
%%{

PSTH_condition_absheading_choice = nan(length(ts),length(unique_condition),length(unique_heading),2);

set(figure(435),'name','PSTH'); clf;
set(gcf,'uni','norm','pos',[0.326       0.041       0.668       0.681]);
% abs_unique_heading = unique(abs(unique_heading));
sub_x = fix(sqrt(length(unique_heading)));
sub_y = ceil(length(unique_heading)/sub_x);
y_max = -inf; y_min = inf;

for hh = 1:length(unique_heading)
    
    % == Raw PSTH (stim type), heading, correct only
    figure(435); subplot(sub_x,sub_y,hh); hold on;
    
    for cc = 1:length(unique_condition)
        
        % I assume "PREF" = "LEFT" here. In this case, with headings [0 1 2 4 8], I
        % plot the pref=90 neuron and the pref=-90 neuron in correct trials to simulate
        % pref and null activity in correct only trials for each abs(heading) in my experiments.
        select_correct = (choices{cc}(:,hh) == (unique_heading(hh)>=0));
        
        % Although note here the PREF and NULL activity become correlated.
        PSTH_condition_absheading_choice(:,cc,hh,1) = squeeze(nanmean(rate_lip{1}(right_targ_ind,:,select_correct,hh,cc),3));
        PSTH_condition_absheading_choice(:,cc,hh,2) = squeeze(nanmean(rate_lip{1}(left_targ_ind,:,select_correct,hh,cc),3));
        
        plot(ts,PSTH_condition_absheading_choice(:,cc,hh,1),'color',colors(unique_condition(cc),:),'linew',2.5);
        plot(ts,PSTH_condition_absheading_choice(:,cc,hh,2),'--','color',colors(unique_condition(cc),:),'linew',2.5);
        title(sprintf('abs(heading) = %g, %g trials, correct only',abs(unique_heading(hh)),N_trial));
    end
    
    plot(t_motion,vel/max(vel)*max(ylim)/5,'k--');
    axis tight;
    
    if if_bounded
        plot(xlim,[decis_thres(unique_condition(cc)) decis_thres(unique_condition(cc))],'c--');
%         ylim([min(ylim),decis_thres*1.1]);
    end
    
    y_min = min(y_min,min(ylim));
    y_max = max(y_max,max(ylim));
    
end

set(findobj(435,'type','axes'),'ylim',[y_min y_max]);

% =====  Delta-PSTH (stim type), heading, correct only ====
set(figure(436),'name','Delta PSTH'); clf;
set(gcf,'uni','norm','pos',[0.326       0.041       0.668       0.681]);
y_max = -inf; y_min = inf;

for hh = 1:length(unique_heading)
    
    figure(436);  subplot(sub_x,sub_y,hh); hold on;
    
    for cc = 1:length(unique_condition)
        plot(ts,PSTH_condition_absheading_choice(:,cc,hh,1)-PSTH_condition_absheading_choice(:,cc,hh,2),'color',colors(unique_condition(cc),:),'linew',2.5);
    end
    title(sprintf('abs(heading) = %g, %g trials, correct only',abs(unique_heading(hh)),N_trial));
    
    plot(t_motion,vel/max(vel)*max(ylim)/5,'k--');
    y_min = min(y_min,min(ylim));
    y_max = max(y_max,max(ylim));
    axis tight;
end
set(findobj(436,'type','axes'),'ylim',[y_min y_max]);

%}

toc


